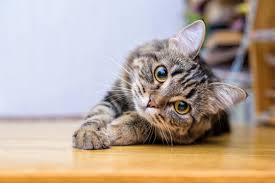
#> input picture cat2.jpeg, 275 x 183 px; its folder holds 3 pictures in this run
$ python 7_kedi_yuzu_tespiti.py
#> lines starting #> are read from the running program, lines starting #| are printed output that depends on the picture; after the words box and inside, x2 and y2 are one past the last pixel; in counts of white or black regions, pixels touching at a corner belong together
import cv2
import os

files = os.listdir()
print(files)

img_path = []

for f in files:
    if f.startswith("cat"):
        img_path.append(f)

print(img_path)

cf = cv2.CascadeClassifier("haarcascade_frontalcatface_extended.xml")

for i in img_path:
    img = cv2.imread(i)
#> img is the input picture: shape (183, 275, 3); mean B, G, R 154.1, 167, 183.6
    gray_img = cv2.cvtColor(img, cv2.COLOR_BGR2GRAY)
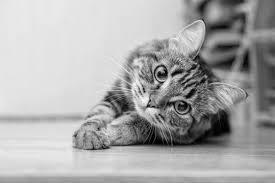
#> gray_img: shape (183, 275); min 0, max 251, mean 170.5

    rect = cf.detectMultiScale(gray_img, scaleFactor = 1.03, minNeighbors=2)
#> rect = ()

    for (j, (x, y, w, h)) in enumerate(rect):
        cv2.rectangle(img, (x,y), (x+w, y+h), (0,0,255), 2)
#> this loop made 0 passes

    cv2.imshow(i, img)

    if cv2.waitKey(0) & 0xFF == ord('g'): continue
#> (key Esc is pressed here)
#> pass 2 of the loop `for i in img_path:`:
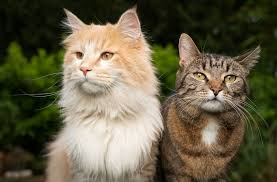
#> input picture cats.jpeg, 277 x 182 px
#> img is the input picture: shape (182, 277, 3); mean B, G, R 71.5, 94.9, 101.7
#> `gray_img = cv2.cvtColor(img, cv2.COLOR_BGR2GRAY)`:
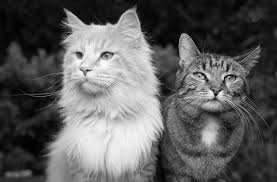
#> gray_img: shape (182, 277); min 0, max 254, mean 94.3
#> rect = [[59, 29, 64, 64], [67, 92, 50, 50], [181, 48, 69, 69]]
#> the loop `for (j, (x, y, w, h)) in enumerate(rect):` made 3 passes
#> after the loop `for (j, (x, y, w, h)) in enumerate(rect):`:
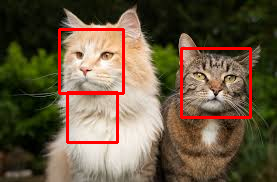
#> img: shape (182, 277, 3); 4.11% of pixels changed, all inside (x1, y1, x2, y2) = (58, 28, 252, 144)
#> (key Enter is pressed here)
